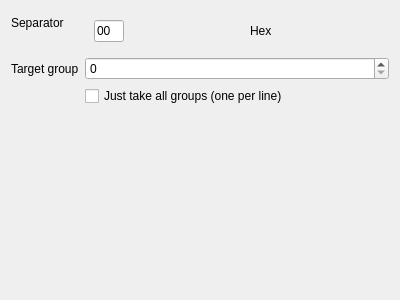
<?xml version="1.0" encoding="UTF-8"?>
<ui version="4.0">
<comment>
  * Released as open source by NCC Group Plc - http://www.nccgroup.com/
  *
  * Developed by Gabriel Caudrelier, gabriel dot caudrelier at nccgroup dot com
  *
  * https://github.com/nccgroup/pip3line
  *
  * Released under AGPL see LICENSE for more information
</comment>
 <class>SplitWidget</class>
 <widget class="QWidget" name="SplitWidget">
  <property name="geometry">
   <rect>
    <x>0</x>
    <y>0</y>
    <width>400</width>
    <height>300</height>
   </rect>
  </property>
  <property name="windowTitle">
   <string>Form</string>
  </property>
  <layout class="QFormLayout" name="formLayout">
   <property name="labelAlignment">
    <set>Qt::AlignLeading|Qt::AlignLeft|Qt::AlignVCenter</set>
   </property>
   <item row="0" column="0">
    <widget class="QLabel" name="separatorLabel">
     <property name="text">
      <string>Separator</string>
     </property>
    </widget>
   </item>
   <item row="3" column="0">
    <widget class="QLabel" name="groupLabel">
     <property name="text">
      <string>Target group</string>
     </property>
    </widget>
   </item>
   <item row="3" column="1">
    <widget class="QSpinBox" name="groupSpinBox">
     <property name="minimum">
      <number>0</number>
     </property>
     <property name="maximum">
      <number>10000</number>
     </property>
     <property name="value">
      <number>0</number>
     </property>
    </widget>
   </item>
   <item row="4" column="1">
    <widget class="QCheckBox" name="allCheckBox">
     <property name="text">
      <string>Just take all groups (one per line)</string>
     </property>
    </widget>
   </item>
   <item row="0" column="1">
    <widget class="QWidget" name="widget" native="true">
     <layout class="QHBoxLayout" name="horizontalLayout">
      <item alignment="Qt::AlignLeft">
       <widget class="QLineEdit" name="separatorLineEdit">
        <property name="maximumSize">
         <size>
          <width>30</width>
          <height>16777215</height>
         </size>
        </property>
        <property name="inputMask">
         <string>HH; </string>
        </property>
        <property name="text">
         <string>00</string>
        </property>
        <property name="maxLength">
         <number>2</number>
        </property>
       </widget>
      </item>
      <item>
       <spacer name="horizontalSpacer">
        <property name="orientation">
         <enum>Qt::Horizontal</enum>
        </property>
        <property name="sizeType">
         <enum>QSizePolicy::Fixed</enum>
        </property>
        <property name="sizeHint" stdset="0">
         <size>
          <width>20</width>
          <height>20</height>
         </size>
        </property>
       </spacer>
      </item>
      <item>
       <widget class="QLabel" name="label">
        <property name="text">
         <string>Hex</string>
        </property>
       </widget>
      </item>
     </layout>
    </widget>
   </item>
  </layout>
 </widget>
 <resources/>
 <connections/>
</ui>
